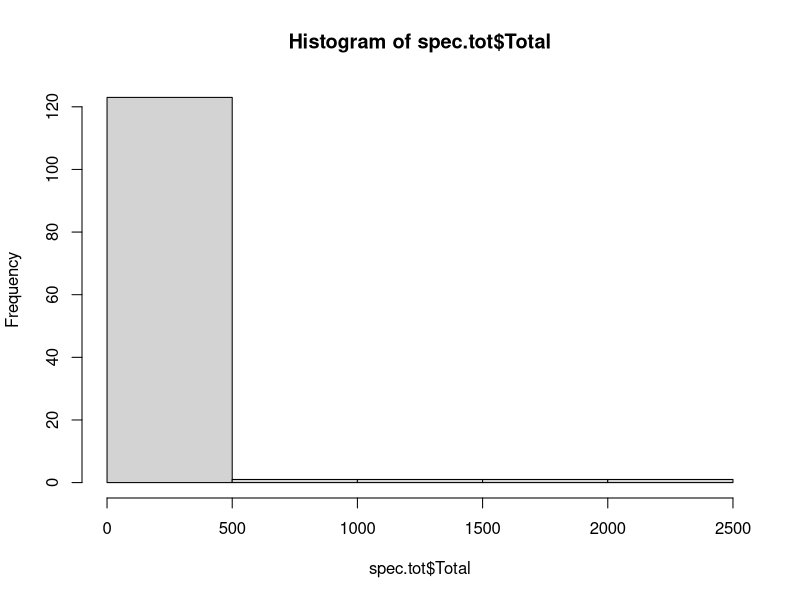
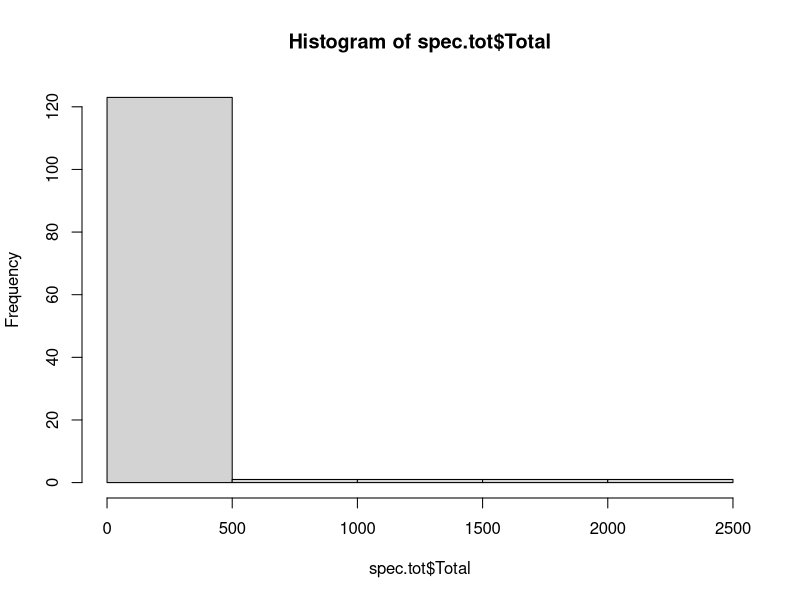
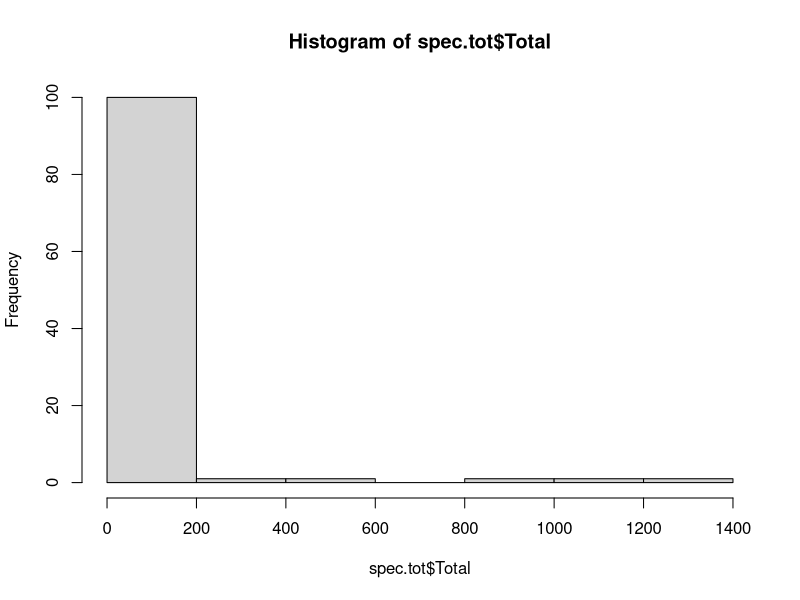
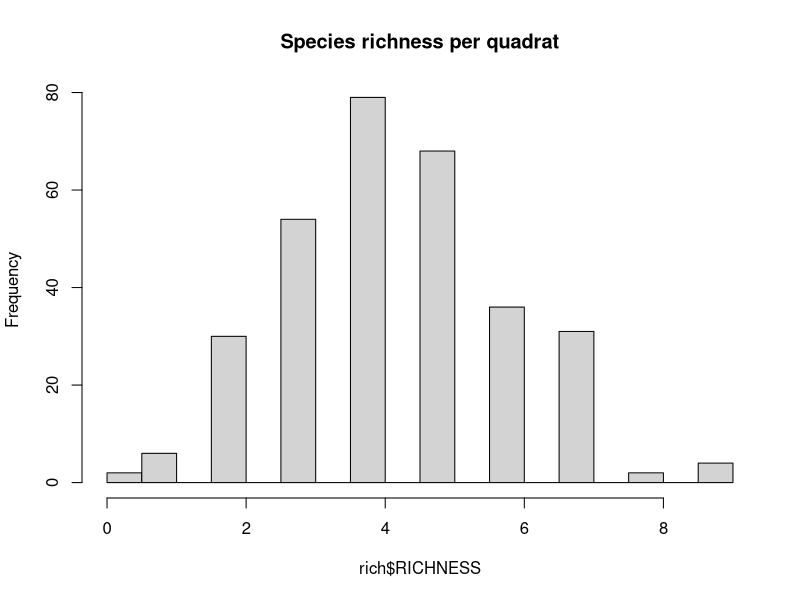

Write R code to recreate these figures, in order. (Note: this script raises an error after producing the figures.)
## --------------- HEADER ------------------------------------------------------
## Script name: 1_Disturbance-veg-survey-clean-EDA.R
## Author: David S. Mason, UF D.E.E.R. Lab
## Department: Wildlife Ecology and Conservation
## Affiliation: University of Florida
## Date Created: 2023-08-04
## Date Last Modified: 2023-08-04
## Copyright (c) David S. Mason, 2023
## Contact: masond@ufl.edu, @EcoGraffito
## Purpose of script: This script cleans and explores the soil disturbance
## plant vegetation survey

## --------------- SET THE WORK SPACE ------------------------------------------

library(tidyverse)

# Clear the decks
rm(list=ls())

# Bring in the species
pre <- read.csv('Plant-surveys/Raw-data/2020-pre-survey.csv')
surv <- read.csv('Plant-surveys/Raw-data/3_Soil-disturb-plants.csv') |>
	filter(!SPECIES %in% c("CLRA", "MOSS", "CUD3"))

# Fix data classes
surv$STEMS <- as.integer(surv$STEMS)
surv$DATE <- mdy(surv$DATE)
surv$METER <- as.integer(surv$METER)
surv$YEAR <- year(surv$DATE)

## --------------- CLEAN SPECIES -----------------------------------------------

# Combine PIGR
for(i in 1:nrow(surv)){
	if(surv$SPECIES[i] == 'RIGR'){
		surv$SPECIES[i] <- 'PIGR'
	}
}

# Combine Sedges
CAREX <- c('SEDGE', 'SEDGE4', 'CAREX')
for(i in 1:nrow(surv)){
	if(surv$SPECIES[i] %in% CAREX){
		surv$SPECIES[i] <- 'CAREX'
	}
}

# Combine DIT and DITE
for(i in 1:nrow(surv)){
	if(surv$SPECIES[i] == 'DIT'){
		surv$SPECIES[i] <- 'DITE'
	}
}

# Combine DICO and DICH
for(i in 1:nrow(surv)){
	if(surv$SPECIES[i] == 'DICO' | surv$SPECIES[i] == 'DICH '){
		surv$SPECIES[i] <- 'DICH'
	}
}

# Combine some grasses
OTHER.GRASS <- c("G2", "GRASS", "PASP", "RYE", "BLUE", "NEEDLE",
								 "BIG BROME", "G4", "POVERTY GRASS", "POV", "unk GRASS SEED",
								 "G2 THIN", "G2 FAT", "BROME", "G3", "UNK GRASS SEED",
								 "POV GRASS", "THIN RYE GRASS", "THIN BLUE", "POV G", "THIN")
for(i in 1:nrow(surv)){
	if(surv$SPECIES[i] %in% OTHER.GRASS){
		surv$SPECIES[i] <- 'UNK.GRASS'
	}
}

# Combine ARIS and ARISTIDA
for(i in 1:nrow(surv)){
	if(surv$SPECIES[i] == 'ARIS' | surv$SPECIES[i] == 'ARIST'){
		surv$SPECIES[i] <- 'ARISTIDA'
	}
}

# Combine some PLVI type Asters
ASTER.1 <- c("ASTER/PLUI", "ASTER/PLVI", "PLVI", "ASTER PIVI", "PLUI")
for(i in 1:nrow(surv)){
	if(surv$SPECIES[i] %in% ASTER.1){
		surv$SPECIES[i] <- 'ASTER.1'
	}
}

# Combine Amborisa
AMPS <- c('AMBROSIA', 'AMP', 'AMPS')
for(i in 1:nrow(surv)){
	if(surv$SPECIES[i] %in% AMPS){
		surv$SPECIES[i] <- 'AMPS'
	}
}

# Combine woodsorrel
WOODSORREL <- c('WOOD SURDER', 'WOODSORREL', "WOODSORREL ")
for(i in 1:nrow(surv)){
	if(surv$SPECIES[i] %in% WOODSORREL){
		surv$SPECIES[i] <- 'WOODSORREL'
	}
}

# Combine AXILFLOWER
AXILFLOWER <- c('AXIL', 'AXILMENT')
for(i in 1:nrow(surv)){
	if(surv$SPECIES[i] %in% AXILFLOWER){
		surv$SPECIES[i] <- 'AXILFLOWER'
	}
}

# Combine other ASTER
AXILFLOWER <- c('AXIL', 'AXILMENT')
for(i in 1:nrow(surv)){
	if(surv$SPECIES[i] %in% AXILFLOWER){
		surv$SPECIES[i] <- 'AXILFLOWER'
	}
}

# Combine Desmodium and Clitoria
DESMO.CLITOR <- c("DES", "DES/CLIT", "CILT")
for(i in 1:nrow(surv)){
	if(surv$SPECIES[i] %in% DESMO.CLITOR){
		surv$SPECIES[i] <- 'DESMO.CLITOR'
	}
}

# Combine SISYR
SISYR <- c("SISY", "BLUE EYE")
for(i in 1:nrow(surv)){
	if(surv$SPECIES[i] %in% SISYR){
		surv$SPECIES[i] <- 'SISYR'
	}
}

# Combine other ASTER
OTHER.ASTER <- c("ASTER", "ASTER1", "ASTR", "RAZOR EDGE ASTER")
for(i in 1:nrow(surv)){
	if(surv$SPECIES[i] %in% OTHER.ASTER){
		surv$SPECIES[i] <- 'OTHER.ASTER'
	}
}

# Combine other ASTERa
ASTER.4 <- c("FAT WHITE ASTER", "FAT WHITE ASTR", "ATER3")
for(i in 1:nrow(surv)){
	if(surv$SPECIES[i] %in% ASTER.4){
		surv$SPECIES[i] <- 'ASTER.4'
	}
}

# Combine other ASTERa
ASTER.5 <- c("THIN ASTER LEAF", "THIN ASTER LED", "THN ASTER LED")
for(i in 1:nrow(surv)){
	if(surv$SPECIES[i] %in% ASTER.5){
		surv$SPECIES[i] <- 'ASTER.5'
	}
}

# Combine some unknown forbs
FORB.1 <- c("MEATY", "MEAT")
for(i in 1:nrow(surv)){
	if(surv$SPECIES[i] %in% FORB.1){
		surv$SPECIES[i] <- 'FORB.1'
	}
}

# Combine hairy lespedeza
LEHI <- c("HAIRY LES", "HLES")
for(i in 1:nrow(surv)){
	if(surv$SPECIES[i] %in% LEHI){
		surv$SPECIES[i] <- 'LEHI'
	}
}

# Combine other lespedeza
LESPED <- c("LES", "LES R FLOWE", "LES R")
for(i in 1:nrow(surv)){
	if(surv$SPECIES[i] %in% LESPED){
		surv$SPECIES[i] <- 'LESPED'
	}
}

# Add pines
for(i in 1:nrow(surv)){
	if(surv$SPECIES[i] == "PINE "){
		surv$SPECIES[i] <- 'PINE'
	}
}

# Combine SMBO
SMBO <- c("YES SMBO", "SMBO")
for(i in 1:nrow(surv)){
	if(surv$SPECIES[i] %in% SMBO){
		surv$SPECIES[i] <- 'SMBO'
	}
}

# Combine yellow eyed grass
YELLOW.EYE <- c("YELLOW", "YELLOW EYE")
for(i in 1:nrow(surv)){
	if(surv$SPECIES[i] %in% YELLOW.EYE){
		surv$SPECIES[i] <- 'YELLOW.EYE'
	}
}

# Combine Geranium
GERANIUM <- c("GERANIUM", "GERANIM", "GERONTUM")
for(i in 1:nrow(surv)){
	if(surv$SPECIES[i] %in% GERANIUM){
		surv$SPECIES[i] <- 'GERANIUM'
	}
}

# Combine Lonicera
LOJA <- c("LOJA", "CONIURD LOJA")
for(i in 1:nrow(surv)){
	if(surv$SPECIES[i] %in% LOJA){
		surv$SPECIES[i] <- 'LOJA'
	}
}

# Combine some redvein observations into a forb
FORB.2 <- c("RED VEIN", "RED ONE", "RED VIEN", "RED VEN")
for(i in 1:nrow(surv)){
	if(surv$SPECIES[i] %in% FORB.2){
		surv$SPECIES[i] <- 'FORB.2'
	}
}

# Combine some oaks
RED.OAK <- c('Q. RED', 'RED OAK', 'QUFA')
for(i in 1:nrow(surv)){
	if(surv$SPECIES[i] %in% RED.OAK){
		surv$SPECIES[i] <- 'RED.OAK'
	}
}

# Combine conyza
CONYZA <- c('CONYON', 'CONYS', "CONYA")
for(i in 1:nrow(surv)){
	if(surv$SPECIES[i] %in% CONYZA){
		surv$SPECIES[i] <- 'CONYZA'
	}
}

# Combine ERIG
ERIG <- c('ERIG', 'ERIG*')
for(i in 1:nrow(surv)){
	if(surv$SPECIES[i] %in% ERIG){
		surv$SPECIES[i] <- 'ERIG'
	}
}

# Check totals of species
spec.tot <- surv |>
	group_by(SPECIES) |>
	summarize(Total = sum(STEMS))
hist(spec.tot$Total)
quantile(spec.tot$Total, 0.05, na.rm =TRUE)

# Drop values with less than 1 count
# drop.list <- spec.tot |>
# 	filter(Total == 1) |>
# 	dplyr::select(-Total)
# drop.list <- as_vector(drop.list)
# 
# surv <- surv |>
# 	filter(!SPECIES %in% drop.list)

# Check totals again
spec.tot <- surv |>
	group_by(SPECIES) |>
	summarize(Total = sum(STEMS)) |>
	filter(!SPECIES %in% c('CLRA', 'CUD3', 'MOSS'))
hist(spec.tot$Total)

# Fix names
for(i in 1:nrow(surv)){
	if(surv$SPECIES[i] == 'ASTER3'){
		surv$SPECIES[i] <- 'ASTER.3'
	}
}

for(i in 1:nrow(surv)){
	if(surv$SPECIES[i] == 'UNK SEED'){
		surv$SPECIES[i] <- 'FORB.3'
	}
}

for(i in 1:nrow(surv)){
	if(surv$SPECIES[i] == 'WHORL'){
		surv$SPECIES[i] <- 'FORB.4'
	}
}

for(i in 1:nrow(surv)){
	if(surv$SPECIES[i] == 'UNK DOR'){
		surv$SPECIES[i] <- 'FORB.5'
	}
}

for(i in 1:nrow(surv)){
	if(surv$SPECIES[i] == '4EYE'){
		surv$SPECIES[i] <- 'FORB.6'
	}
}

for(i in 1:nrow(surv)){
	if(surv$SPECIES[i] == 'FAT CUD'){
		surv$SPECIES[i] <- 'FORB.7'
	}
}

for(i in 1:nrow(surv)){
	if(surv$SPECIES[i] == 'WIRE'){
		surv$SPECIES[i] <- 'FORB.8'
	}
}

for(i in 1:nrow(surv)){
	if(surv$SPECIES[i] == 'RED STEM THIN LEAVES'){
		surv$SPECIES[i] <- 'FORB.9'
	}
}

for(i in 1:nrow(surv)){
	if(surv$SPECIES[i] == 'HAIRY WHORL'){
		surv$SPECIES[i] <- 'FORB.10'
	}
}

for(i in 1:nrow(surv)){
	if(surv$SPECIES[i] == 'FUZZY'){
		surv$SPECIES[i] <- 'FORB.11'
	}
}

for(i in 1:nrow(surv)){
	if(surv$SPECIES[i] == 'LEAF FLOWER'){
		surv$SPECIES[i] <- 'FORB.12'
	}
}

for(i in 1:nrow(surv)){
	if(surv$SPECIES[i] == 'WHITE CUD'){
		surv$SPECIES[i] <- 'FORB.13'
	}
}

for(i in 1:nrow(surv)){
	if(surv$SPECIES[i] == 'OPP W'){
		surv$SPECIES[i] <- 'FORB.14'
	}
}

for(i in 1:nrow(surv)){
	if(surv$SPECIES[i] == 'HAIRY OPP'){
		surv$SPECIES[i] <- 'FORB.15'
	}
}

for(i in 1:nrow(surv)){
	if(surv$SPECIES[i] == 'MINT'){
		surv$SPECIES[i] <- 'FORB.16'
	}
}

for(i in 1:nrow(surv)){
	if(surv$SPECIES[i] == 'TOOTH'){
		surv$SPECIES[i] <- 'FORB.17'
	}
}

for(i in 1:nrow(surv)){
	if(surv$SPECIES[i] == 'WHORL2'){
		surv$SPECIES[i] <- 'FORB.18'
	}
}

for(i in 1:nrow(surv)){
	if(surv$SPECIES[i] == 'THIN BROS BLE'){
		surv$SPECIES[i] <- 'UNK.PLANT.1'
	}
}

for(i in 1:nrow(surv)){
	if(surv$SPECIES[i] == 'DKII'){
		surv$SPECIES[i] <- 'UNK.PLANT.2'
	}
}

for(i in 1:nrow(surv)){
	if(surv$SPECIES[i] == 'SKELE'){
		surv$SPECIES[i] <- 'UNK.PLANT.3'
	}
}

for(i in 1:nrow(surv)){
	if(surv$SPECIES[i] == 'BUSH'){
		surv$SPECIES[i] <- 'UNK.PLANT.4'
	}
}

for(i in 1:nrow(surv)){
	if(surv$SPECIES[i] == 'SEED'){
		surv$SPECIES[i] <- 'UNK.PLANT.5'
	}
}

for(i in 1:nrow(surv)){
	if(surv$SPECIES[i] == 'BLUE GOD'){
		surv$SPECIES[i] <- 'UNK.PLANT.6'
	}
}

for(i in 1:nrow(surv)){
	if(surv$SPECIES[i] == 'PUV'){
		surv$SPECIES[i] <- 'UNK.PLANT.7'
	}
}

for(i in 1:nrow(surv)){
	if(surv$SPECIES[i] == '2PSTEM'){
		surv$SPECIES[i] <- 'UNK.PLANT.8'
	}
}

for(i in 1:nrow(surv)){
	if(surv$SPECIES[i] == 'PLUM LEAF'){
		surv$SPECIES[i] <- 'UNK.PLANT.9'
	}
}

for(i in 1:nrow(surv)){
	if(surv$SPECIES[i] == 'UNK'){
		surv$SPECIES[i] <- 'UNK.PLANT.10'
	}
}

for(i in 1:nrow(surv)){
	if(surv$SPECIES[i] == 'CUB'){
		surv$SPECIES[i] <- 'UNK.PLANT.11'
	}
}

for(i in 1:nrow(surv)){
	if(surv$SPECIES[i] == 'FERN'){
		surv$SPECIES[i] <- 'UNK.PLANT.12'
	}
}

for(i in 1:nrow(surv)){
	if(surv$SPECIES[i] == 'LONG SPATUSRE'){
		surv$SPECIES[i] <- 'UNK.PLANT.13'
	}
}

for(i in 1:nrow(surv)){
	if(surv$SPECIES[i] == 'GALACTIA OTHER LES'){
		surv$SPECIES[i] <- 'UNK.FAB.1'
	}
}

for(i in 1:nrow(surv)){
	if(surv$SPECIES[i] == 'ST JOHN'){
		surv$SPECIES[i] <- 'HYPER'
	}
}

for(i in 1:nrow(surv)){
	if(surv$SPECIES[i] == 'SPURGE'){
		surv$SPECIES[i] <- 'EUPHORB'
	}
}

for(i in 1:nrow(surv)){
	if(surv$SPECIES[i] == 'SPURGE'){
		surv$SPECIES[i] <- 'EUPHORB'
	}
}

for(i in 1:nrow(surv)){
	if(surv$SPECIES[i] == 'WISTENIA'){
		surv$SPECIES[i] <- 'WIST'
	}
}

for(i in 1:nrow(surv)){
	if(surv$SPECIES[i] == 'SAMBULUS'){
		surv$SPECIES[i] <- 'SAMBUCUS'
	}
}

surv <- surv[surv$TREATMENT %in% c("CC", "OC", "REF"), ]

# Check totals again
spec.tot <- surv |>
	group_by(SPECIES) |>
	summarize(Total = sum(STEMS))
hist(spec.tot$Total)

## --------------- SAVE RICHNESS DF --------------------------------------------

library(dplyr)

## drop blanks/placeholders, filter to carrion + reference
surv.clean <- surv |>
  filter(!SPECIES %in% c("BLANK", "PLACEHOLDER"),
         TREATMENT %in% c("CC", "OC", "REF"))

## richness = number of distinct species with STEMS > 0 per quadrat
rich <- surv.clean |>
  group_by(DATE, BLOCK, PLOT, TREATMENT, EXCLUSION, TRANSECT, METER) |>
  summarize(RICHNESS = n_distinct(SPECIES), .groups = "drop")

## check for quadrats that had zero stems (they won't appear above)
## rebuild the full quadrat list and join
quadrats <- surv |>
  filter(TREATMENT %in% c("CC", "OC", "REF")) |>
  distinct(DATE, BLOCK, PLOT, TREATMENT, EXCLUSION, TRANSECT, METER)

rich <- left_join(quadrats, rich,
                  by = c("DATE", "BLOCK", "PLOT", "TREATMENT",
                         "EXCLUSION", "TRANSECT", "METER"))
rich$RICHNESS[is.na(rich$RICHNESS)] <- 0

## check
summary(rich$RICHNESS)
hist(rich$RICHNESS, breaks = 20, main = "Species richness per quadrat")
table(rich$TREATMENT, rich$RICHNESS == 0)

## save for analysis script
write.csv(rich, 'Plant-surveys/Clean-data/2_Richness.csv', row.names = FALSE)

## --------------- ADD GROWTH FORM ---------------------------------------------

# Create lists
grass <- c("UNK.GRASS", "ARISTIDA")

graminoid <- c("CAREX", "RUSH")

forb <- c("RUST",
          paste0("FORB.", 1:18),
          "ASTER.4", "ASTER.5", "ASTER2", "OTHER.ASTER",
          "CONYZA", "CROTON", "EUPHORB", "GERANIUM", "RUMEX", "WOODSORREL",
          "CHICKWEED", "DEER", "YELLOW.EYE", "TORS", "AMPS", "DESMO.CLITOR",
          "LESPED", "YELLOW CLOVER", "VICIA", "UNK.FAB.1", "AXILFLOWER",
          "ELEPH", "SISYR", "HYPER", "PARON", "MARSH PARSLEY", "NUCA",
          "JESS", "LEHI", "OPAX", "OPAX HAIRY", "OPUNT", "MIM", "HURW",
					"LIEF", "13EYE", "1PSTEM", "BIDEWD", "ERIO", "DELA", 
					"FLOWER LESOS", "LONG RETYOLE SOLN", "PICU", "PLUN", "VEAR",
					"WHITE RWY DILA", "SAMSUEL", "ROUND LEAF", "WIDRL", "YELLOW WHORL")

woody <- c("CEDAR", "RED.OAK", "HICKORY", "HAWTHORN",
           "VACCINIUM", "SAMBUCUS", "SMILAX", "VITIS", "WIST",
           "LIST", "TORA", "SMBO", "LOJA", "RHCO", "HACK", "QUIPH", "CARA")

drop <- c("BLANK", "PLACEHOLDER")

## species to keep as individual columns
keep.spp <- c("CUD", "DICH", "DITE", "ANDRO", "ASTER.1", "ASTER.3",
              "ERIG", "PIGR", "RUBUS", "PINE")

## assign hybrid category
surv$TAXA <- case_when(
  surv$SPECIES %in% keep.spp   ~ surv$SPECIES,
  surv$SPECIES %in% grass      ~ "OTHER.GRASS",
  surv$SPECIES %in% graminoid  ~ "OTHER.GRASS",
  surv$SPECIES %in% forb       ~ "OTHER.FORB",
  surv$SPECIES %in% woody      ~ "OTHER.WOODY",
  surv$SPECIES %in% drop       ~ "DROP",
  TRUE                         ~ "OTHER.UNKNOWN"
)
# Check totals
table(surv$TAXA, useNA = "always")

surv |>
 mutate(ZONE = case_when(
    METER == 0 ~ "center",
    METER == 1 ~ "near",
    TRUE       ~ "far"
  )) |>
	group_by(TREATMENT, ZONE, TAXA) |>
  summarize(Total.stems = sum(STEMS), .groups = "drop") |>
	filter(TAXA != 'DROP') |>
	ggplot(aes(x = TAXA, y = Total.stems))+
	geom_col()+
	theme(axis.text.x = element_text(angle = 45, vjust = 1, hjust = 1))+
	facet_wrap(~TREATMENT*ZONE,ncol = 3)

	
## --------------- CREATE SPECIES MATRIX ---------------------------------------

# Create species matrix
surv.wd <- surv |>
	dplyr::select(-YEAR, -MONTH, -DAY, -STEMS..HIGH., -COVER, -NOTES, -LINE) |>
	group_by(DATE, BLOCK, PLOT, TREATMENT, EXCLUSION, ADDITION, TRANSECT, METER, TAXA) |>
	summarise(STEMS = sum(STEMS, na.rm = TRUE), .groups = "drop") |>
	pivot_wider(names_from = TAXA, values_from = STEMS) |>
	select(-DROP)

surv.wd[is.na(surv.wd)] <- 0

write.csv(surv.wd, 'Plant-surveys/Clean-data/3_Soil-disturb-func-plants.csv',
					row.names = FALSE)
